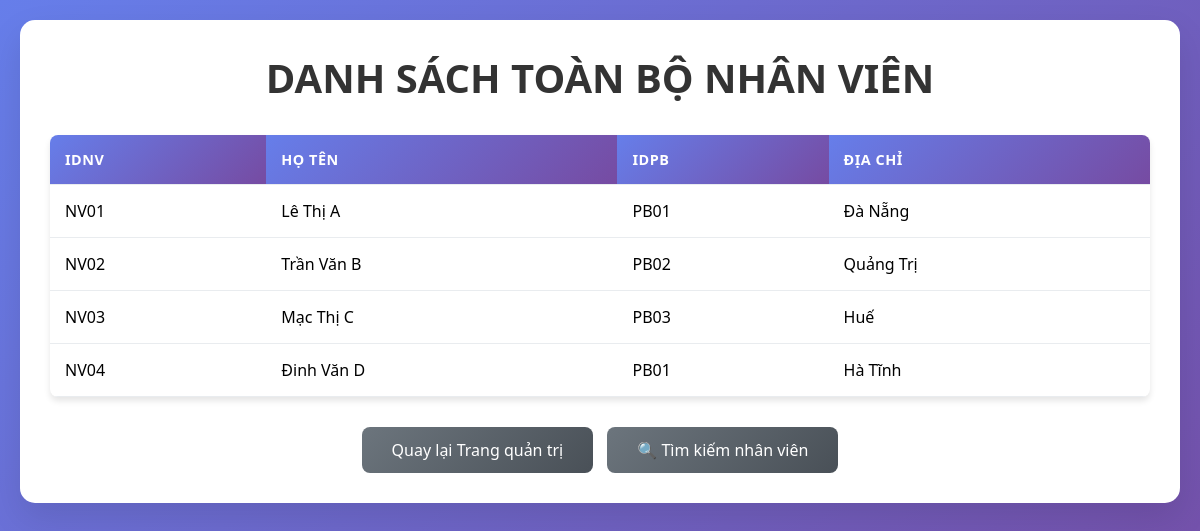
The page /php/xemthongtinnv.php on the database its author committed.
### tables this page shows
CREATE TABLE `nhanvien` (
  `IDNV` varchar(15) NOT NULL,
  `Hoten` varchar(100) NOT NULL,
  `IDPB` varchar(15) NOT NULL,
  `Diachi` varchar(255) DEFAULT NULL
);

### php/xemthongtinnv.php (the view, shortened to what this page needs)
<!DOCTYPE html>
<html lang="vi">
<head>
</head>
<body>
    <div class="container">
        <h1>DANH SÁCH TOÀN BỘ NHÂN VIÊN</h1>
        <table>
            <tr>
                <th>IDNV</th>
                <th>Họ Tên</th>
                <th>IDPB</th>
                <th>Địa chỉ</th>
            </tr>
            <?php
            require 'config.php';
            $sql = "SELECT * FROM nhanvien";
            $result = $conn->query($sql);
            if ($result->num_rows > 0) {
                while($row = $result->fetch_assoc()) {
                    echo "<tr>";
                    echo "<td>" . htmlspecialchars($row["IDNV"]) . "</td>";
                    echo "<td>" . htmlspecialchars($row["Hoten"]) . "</td>";
                    echo "<td>" . htmlspecialchars($row["IDPB"]) . "</td>";
                    echo "<td>" . htmlspecialchars($row["Diachi"]) . "</td>";
                    echo "</tr>";
                }
            } else {
                echo "<tr><td colspan='4' class='no-data'>Không có nhân viên nào</td></tr>";
            }
            ?>
        </table>
        <div class="text-center">
            <a href="admin_dashboard.php" class="back-link">Quay lại Trang quản trị</a>
            <a href="timkiem.php" class="back-link" style="margin-left: 10px;">🔍 Tìm kiếm nhân viên</a>
        </div>
    </div>
</body>
</html>

### php/xemthongtinnv.php (style rules this page uses)
* { margin: 0; padding: 0; box-sizing: border-box; }
body { font-family: 'Segoe UI', Tahoma, Geneva, Verdana, sans-serif; background: linear-gradient(135deg, #667eea 0%, #764ba2 100%); min-height: 100vh; padding: 20px; }
.container { max-width: 1200px; margin: 0 auto; background: white; border-radius: 15px; padding: 30px; box-shadow: 0 15px 35px rgba(0,0,0,0.1); }
h1 { text-align: center; color: #333; margin-bottom: 30px; font-size: 2.5rem; font-weight: 600; }
table { width: 100%; border-collapse: collapse; margin-bottom: 30px; background: white; border-radius: 8px; overflow: hidden; box-shadow: 0 4px 6px rgba(0,0,0,0.1); }
th, td { padding: 15px; text-align: left; border-bottom: 1px solid #e9ecef; }
th { background: linear-gradient(135deg, #667eea 0%, #764ba2 100%); color: white; font-weight: 600; text-transform: uppercase; font-size: 0.9rem; letter-spacing: 0.5px; }
.back-link { display: inline-block; padding: 12px 30px; background: linear-gradient(135deg, #6c757d 0%, #495057 100%); color: white; text-decoration: none; border-radius: 8px; font-weight: 500; transition: all 0.3s ease; }
.text-center { text-align: center; }

### rows shown on the page
nhanvien: IDNV "NV01", Hoten "Lê Thị A", IDPB "PB01", Diachi "Đà Nẵng"
nhanvien: IDNV "NV02", Hoten "Trần Văn B", IDPB "PB02", Diachi "Quảng Trị"
nhanvien: IDNV "NV03", Hoten "Mạc Thị C", IDPB "PB03", Diachi "Huế"
nhanvien: IDNV "NV04", Hoten "Đinh Văn D", IDPB "PB01", Diachi "Hà Tĩnh"
